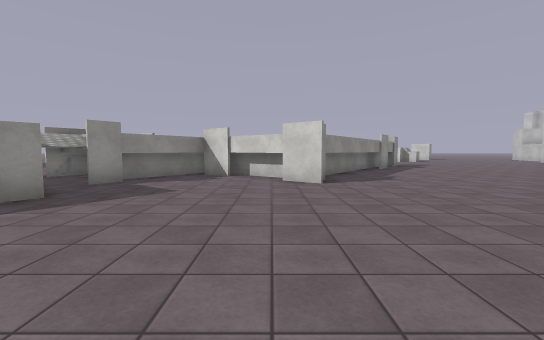
[1] (above)

24 first-person views from a walk through a Unity game level. The camera is 1.4 m above the floor, tilts 4° down and sees 90° across. The floor is counted in squares, 2 m on a side. Each view is taken from the middle of a square. On the plan, view 1 faces up. The plan holds only what a view shows up to about 9 squares ahead; the rest is blank. The place goes on beyond the plan. Surface patterns are stand-ins for the level's own textures.

[2]
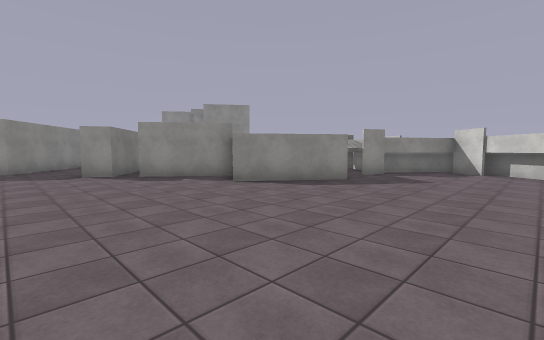

[3]
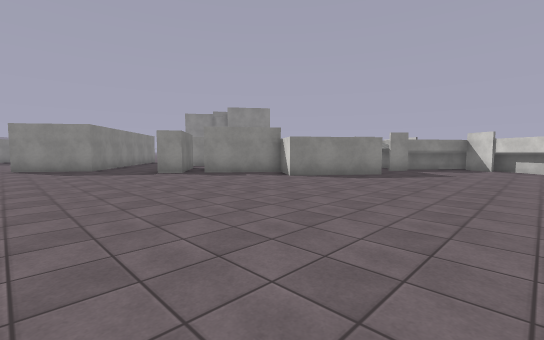

[4]
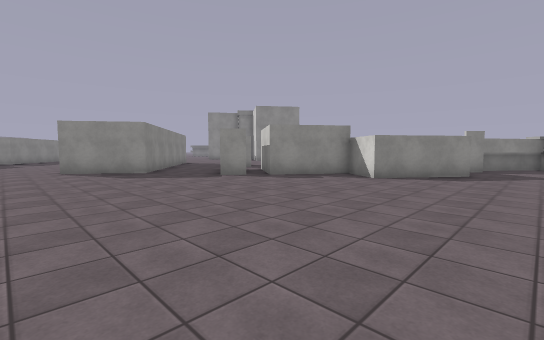

[5]
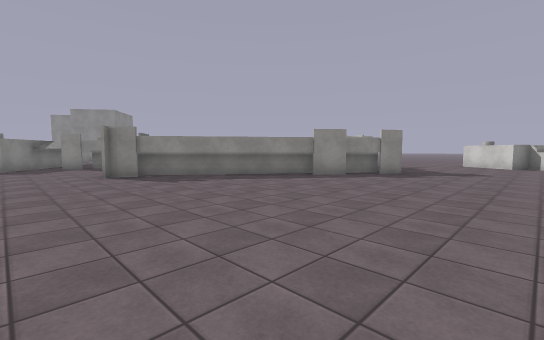

[6]
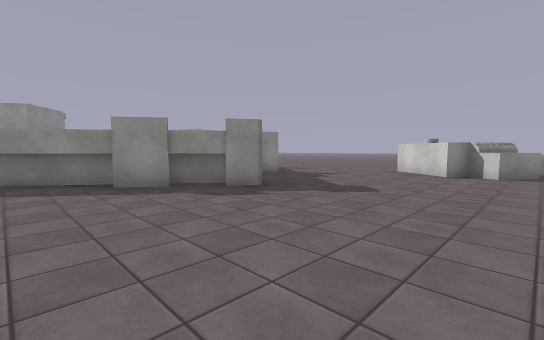

[7]
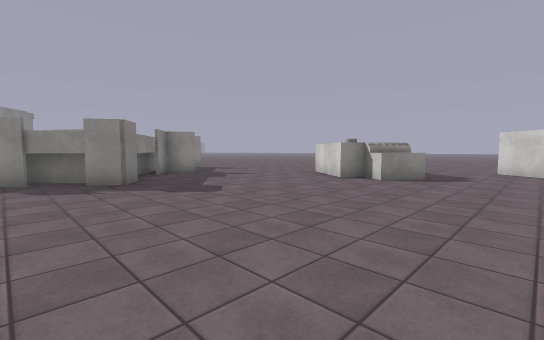

[8]
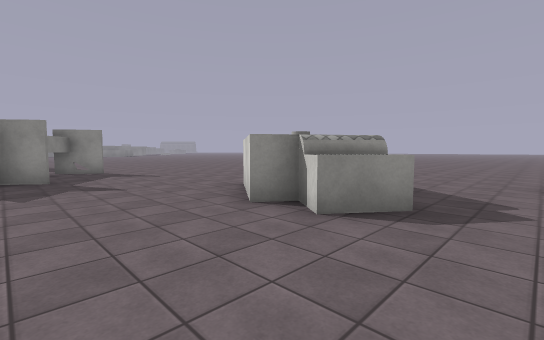

[9]
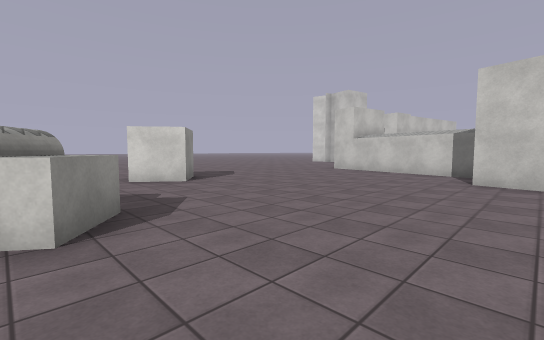

[10]
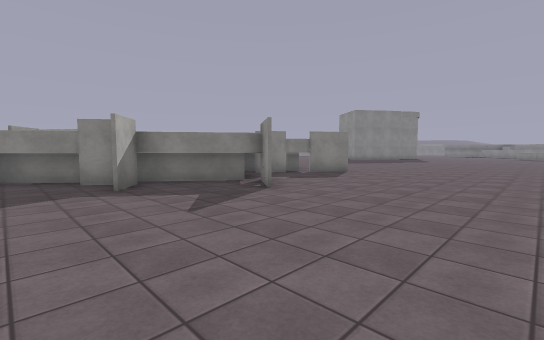

[11]
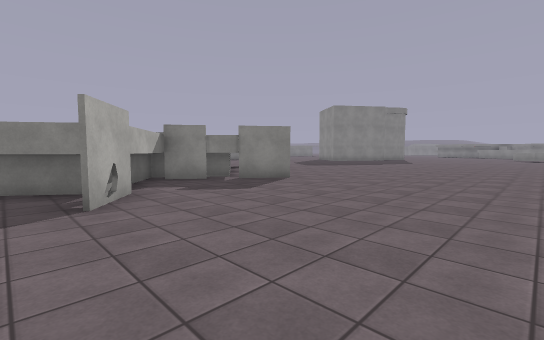

[12]
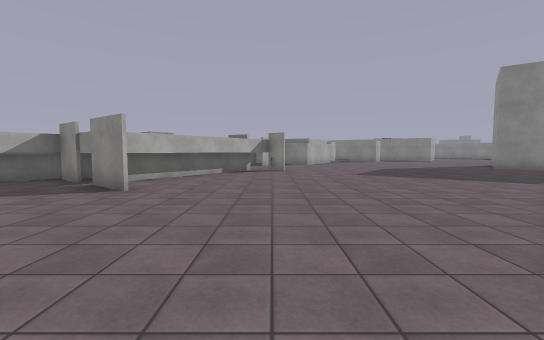

[13]
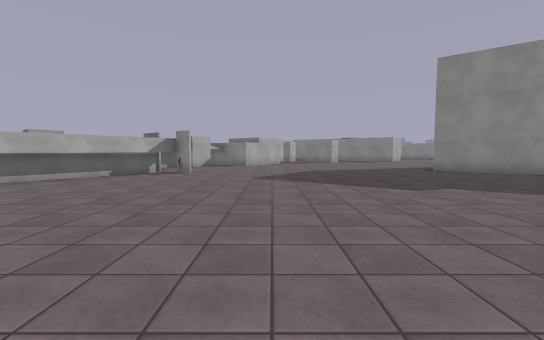

[14]
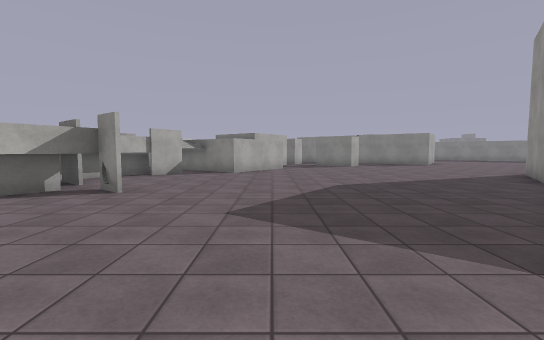

[15]
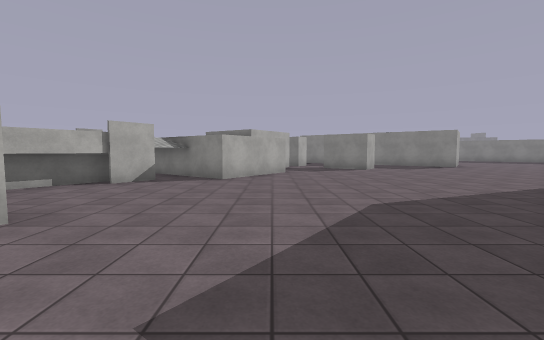

[16]
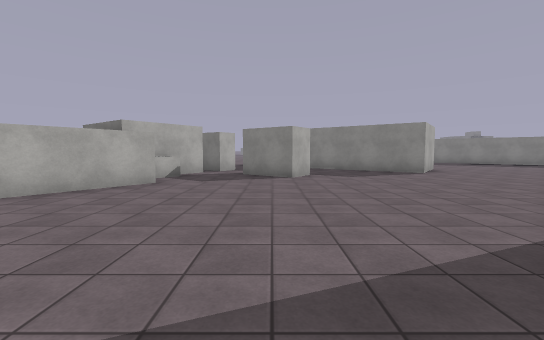

[17]
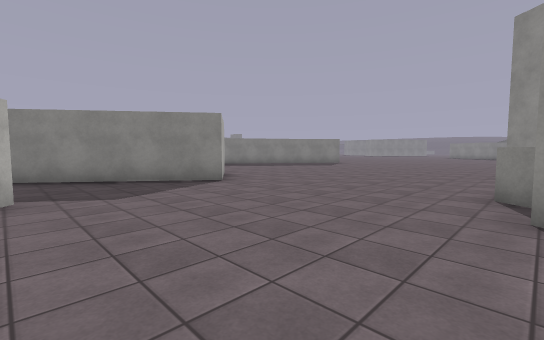

[18]
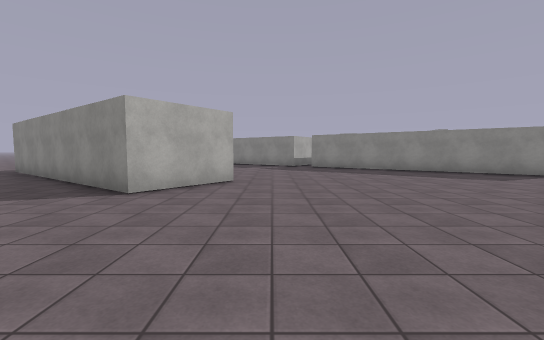

[19]
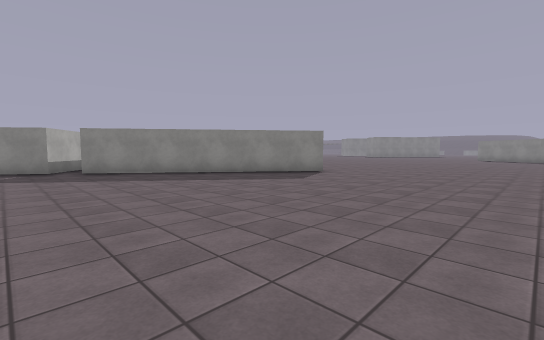

[20]
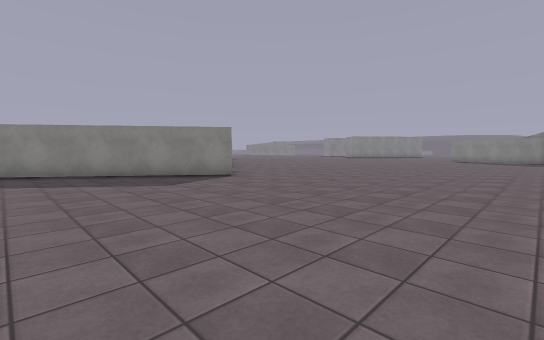

[21]
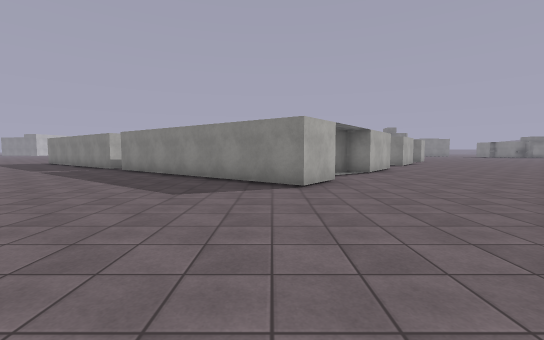

[22]
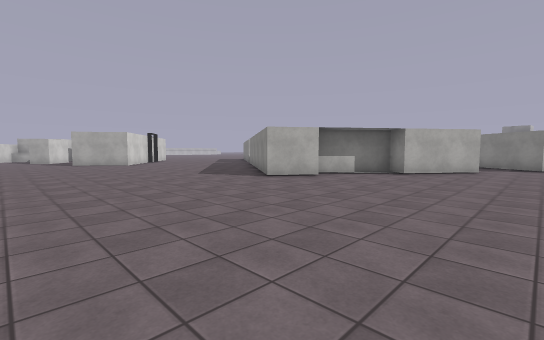

[23]
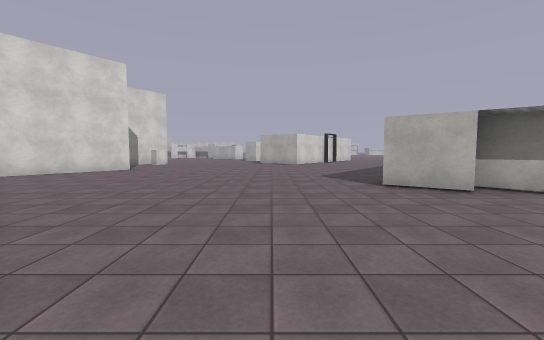

[24]
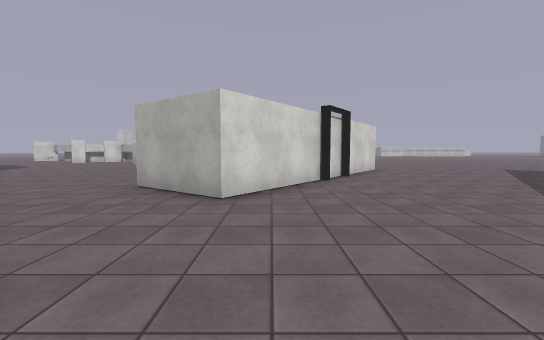

### Floor plan
Points are (right, up) in squares from view 1. A wall is a line through its corners. A room is listed if a view was taken in it or the views show most of it. See-through windows are left out.
Room 1 (views 1, 2, 3, 4, 5, 6, 7, 8, 9, 10)
walls: (3.9, 11) (0.7, 6.7); (1.1, 5.8) (-2, 8.1) (-3.8, 5.6); (0.4, 7) (-1.3, 8.3); (-2.1, 8.2) (-3.5, 6.4); (-2.2, 8.8) (-3.7, 6.6); (3.7, 15.8) (3, 14.9) (3.6, 15.8); (-3.4, 4.1) (-5.1, 1.8) (-6.3, 2.7) (-7.8, 0.7) (-8.5, 1.2); (0.8, 16) (5.2, 12.7) (4.2, 11.4); (0.7, 16.6) (3, 14.9) (5.9, 12.7) (0.9, 6); (1.4, 17.3) (0.5, 16.1); (15.7, 15.4) (15.9, 16.1); (17.6, 16.2) (18.1, 18.7); (-9.6, 1.2) (-8.2, 0.1) (-8.7, -0.6); (-10.6, -1.9) (-12.1, -3.8)
ways out: opening at (-11, -3) to room 2; opening at (2, 19) to room 2
objects: other object (7, 18) to (10, 20); other object (12, 21)
Room 2 (views 11, 12, 13, 14, 15, 16, 17, 18, 19, 20, 21, 22, 23, 24)
walls: (-16.9, 12.1) (-15.3, 10.9); (-21.4, 7.9) (-21.8, 7.3); (-14.9, 10.1) (-16.5, 7.9); (-22.9, 8.2) (-24.6, 9.4); (-13.1, 3.1) (-12.5, 3.9) (-11.1, 2.8); (-9.5, 5) (-7.8, 7.3) (-5.3, 5.5); (-9.5, 3.4) (-9, 4.2); (-9.8, 2.1) (-8.7, 3.5); (-6.4, 11.5) (-5.9, 11.1) (-2.8, 15.2); (-6.1, 7.3) (-4.5, 9.5); (-5.3, 11.1) (-2.5, 14.9) (-1.9, 14.5); (-5.3, 7.7) (-4.2, 9.2); (-27.5, -1.4) (-26.6, -0.2) (-20.6, -4.7); (-12.9, -3.1) (-18.1, 0.7) (-16.7, 2.7) (-10.6, -1.9); (-20.3, -5.5) (-20, -5.1) (-19.4, -5.5); (-3.5, 16.3) (-0.9, 14.4) (1.3, 17.4); (-1.5, 14.2) (-0.8, 13.7) (0.2, 15); (-30.5, -5.5) (-29.1, -3.5) (-28.5, -4) (-26.9, -1.8)
ways out: opening at (-11, -3) to room 1; opening at (2, 19) to room 1
objects: white block (-18, 8)

Where each view was taken, in squares from view 1:
view 1: 0 up, 0 right, facing up
view 2: 2 down, 0 right, facing up-left
view 3: 4 down, 0 right, facing up-left
view 4: 5 down, 2 left, facing up-left
view 5: 4 up, 9 right, facing up-left
view 6: 9 up, 10 right, facing up-left
view 7: 11 up, 12 right, facing up-left
view 8: 15 up, 11 right, facing up-left
view 9: 15 up, 9 right, facing up-right
view 10: 21 up, 5 right, facing down-left
view 11: 21 up, 2 right, facing down-left
view 12: 21 up, 6 left, facing down
view 13: 20 up, 9 left, facing down
view 14: 16 up, 9 left, facing down
view 15: 14 up, 9 left, facing down
view 16: 11 up, 12 left, facing down
view 17: 8 up, 13 left, facing down-left
view 18: 7 up, 19 left, facing down
view 19: 5 up, 19 left, facing down-left
view 20: 6 up, 22 left, facing down-left
view 21: 5 up, 26 left, facing down
view 22: 5 up, 32 left, facing down-right
view 23: 2 up, 32 left, facing right
view 24: 0 up, 22 left, facing right
